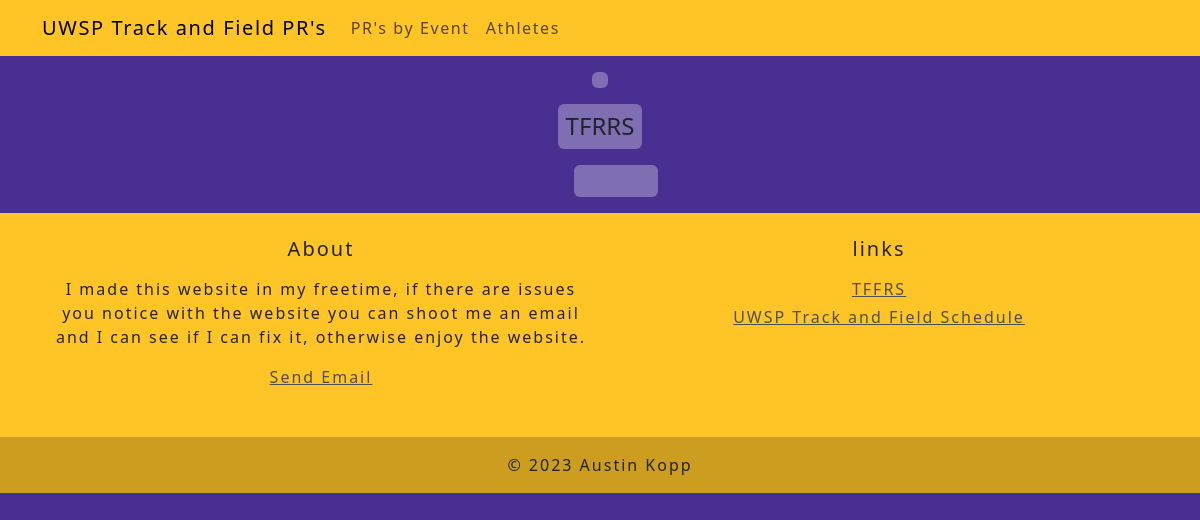
Page /athlete/1 on the earlier database version.
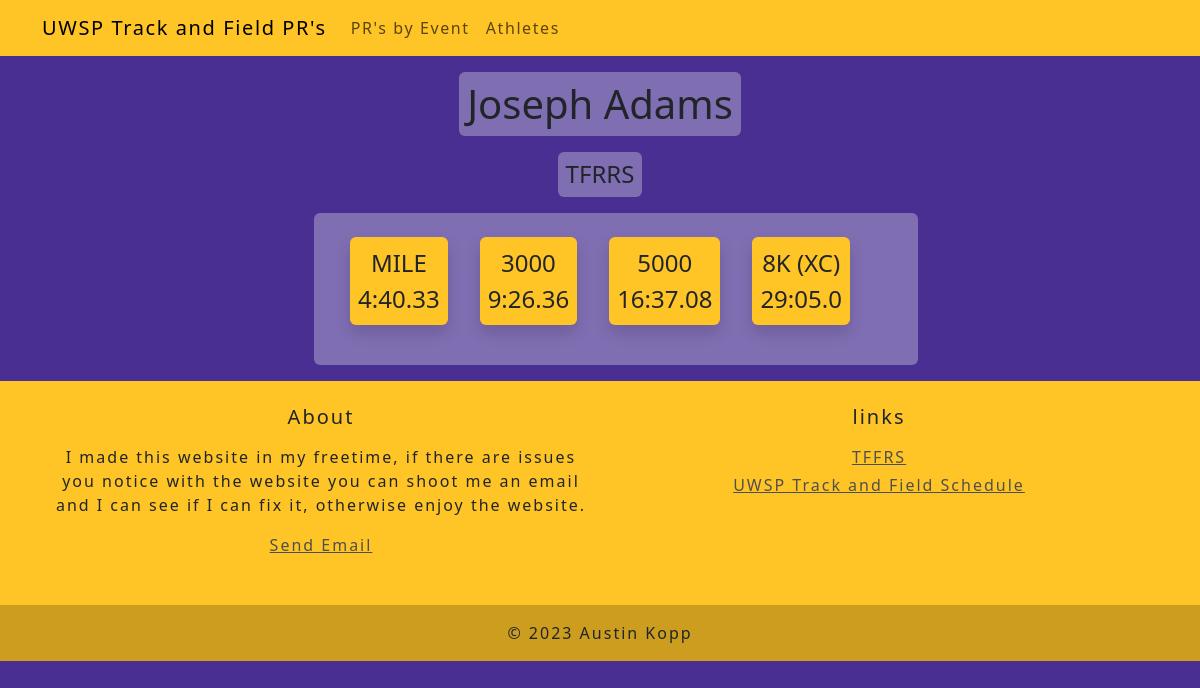
Same page on the later database version.
### prs/models.py (models this page shows, shortened)
class Personal_Record(models.Model):
    pr_id = models.AutoField(primary_key=True)
    athlete = models.ForeignKey(Athlete, on_delete=models.CASCADE)
    event = models.ForeignKey(Event, on_delete=models.PROTECT)
    pr = models.CharField(max_length=50)

class Athlete(models.Model):
    athlete_id = models.AutoField(primary_key=True)
    athlete_name = models.CharField(max_length=50)
    tffrs_link_for_athlete = models.CharField(max_length=100)
    def __str__(self):
        return(self.athlete_name)

class Event(models.Model):
    event_id = models.AutoField(primary_key=True)
    event_name = models.CharField(max_length=50)
    def __str__(self):
        return(self.event_name)

### prs/views.py (the view)
# urls.py: path('athlete/<int:athlete_id>', views.athlete, name='athlete'),
def athlete(request, athlete_id):
    from prs.models import Athlete,Personal_Record
    data = Personal_Record.objects.all().filter(athlete_id=athlete_id)
    return render(request, 'prs/athlete.html', {'data':data})

### prs/templates/prs/athlete.html
{% extends "base.html" %}
{% block content %}
	<div class = "d-flex justify-content-center">
		<h1 class="p-2 mt-3 mb-0 content w-fit rounded">{{data.0.athlete}}</h1>
	</div>
	<div class = "d-flex justify-content-center">
		<h1 class="p-2 mt-3 mb-0 content w-fit rounded"><a href='{{data.0.athlete.tffrs_link_for_athlete}}' class="nav-link fs-4">TFRRS</a></h1>
	</div>
	<div class="container p-2 m-3 content rounded">
    <div class="container">
                <div class="list-group d-flex flex-row flex-wrap">
					<ul class = "list-unstyled d-flex justify-content-center align-content-start flex-wrap">
                    {%for each in data%}
						<li class="rounded shadow" id = "listItem"><a href='{{each.athlete.tffrs_link_for_athlete}}' class="nav-link fs-4">
							{{each.event}} <br> {{each.pr}}</a></li>
                    {% endfor %}
					</ul>
            </div>
        </div>
	</div>
{% endblock %}

### bettertffrs/templates/base.html (shortened to what this page needs)
{% load static %}
<html>
  <head>
    {% block head-css %}
    <link href="https://cdn.jsdelivr.net/npm/bootstrap@5.3.0-alpha1/dist/css/bootstrap.min.css" rel="stylesheet">
    <link href="{% static 'css/style.css' %}" rel="stylesheet">
    {% endblock %}
  </head>
<header>
	<nav class="navbar navbar-expand-sm sticky-top navbar-light">
		<div class="container">
			<a class="navbar-brand" href="/">UWSP Track and Field PR's</a>
			<div class="collapse navbar-collapse" id="navbar">
				<ul class="navbar-nav">
					<li class="nav-item">
						<a class="nav-link" href="/events">PR's by Event</a>
					</li>
					<li class="nav-item">
						<a class="nav-link" href="/athletes">Athletes</a>
					</li>
				</ul>
			</div>
		</div>
	</nav>
</header>
<div class="container w-fit">
{% block content %}{% endblock %}
</div>
<footer>
<div class="container p-4">
  <div class="row text-center">
	<div class="col-md-6 mb-4">
	  <h5 class="mb-3">About</h5>
	  <p>
		I made this website in my freetime, if there are issues you notice with the website you can shoot me an email and I can see if I can fix it, otherwise enjoy the website.
	  </p>
	  <a href = "mailto:akopp977@uwsp.edu?subject = UWSP Track PRs Website">Send Email</a>
	</div>
	<div class="col-md-6 mb-4">
	  <h5 class="mb-3" >links</h5>
	  <ul class="list-unstyled mb-0">
		<li class="mb-1">
			<a href="https://www.tfrrs.org/teams/tf/WI_college_m_Wis_Stevens_Point.html">TFFRS</a>
		</li>
		<li class="mb-1">
			<a href="https://athletics.uwsp.edu/sports/track-and-field/schedule">UWSP Track and Field Schedule</a>
		</li>
	  </ul>
	</div>
  </div>
</div>
<div class="text-center p-3" style="background-color: rgba(0, 0, 0, 0.2);">
  © 2023 Austin Kopp
</div>
</footer>
</html>

### bettertffrs/static/css/style.css (style rules this page uses)
nav { background-color: #FFC425; letter-spacing: .1rem; }
.w-fit { width:fit-content; }
.content { background-color: rgba(255, 255, 255, 0.3); }
#listItem { text-align:center; background-color: #FFC425; border-color: #d89d00; padding:.5rem; margin:1rem; }
footer { background-color: #FFC425; letter-spacing: 2px; }
footer a { color: #4f4f4f; }

Differences in the rows shown:
added Personal_Record: athlete.athlete_name "Joseph Adams", event "MILE", pr "4:40.33"
added Personal_Record: event "3000", pr "9:26.36"
added Personal_Record: event "5000", pr "16:37.08"
added Personal_Record: event "8K (XC)", pr "29:05.0"
